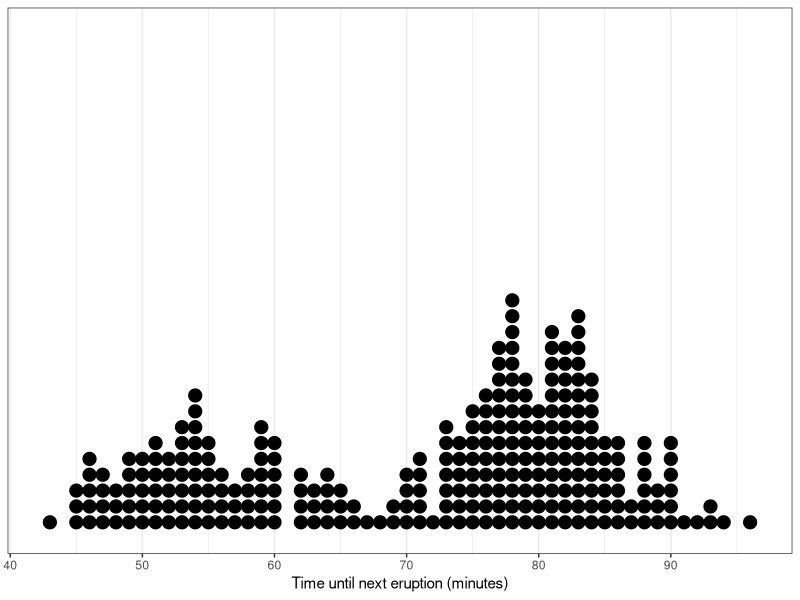
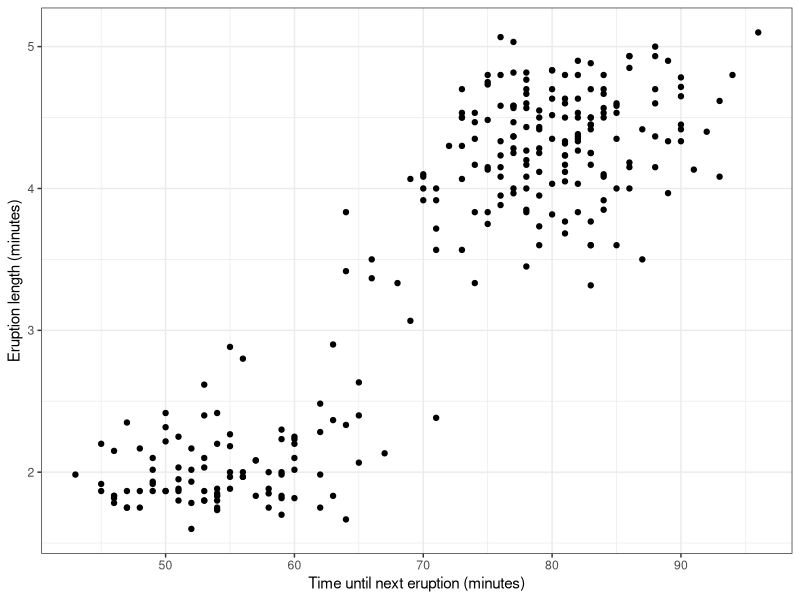
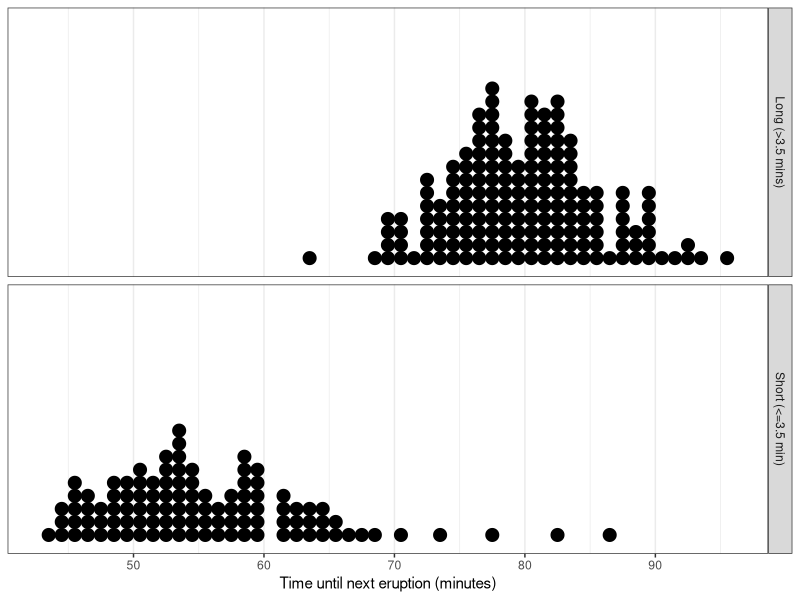
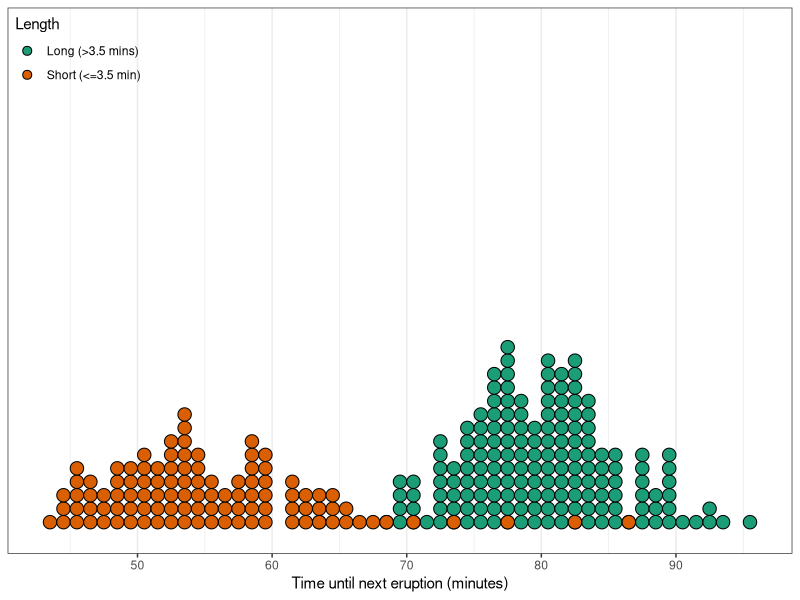

Write R code to recreate these figures, in order.
## ---- chunk 1

library(ggplot2)
library(tidyverse)
knitr::opts_chunk$set(message = F, warning = F, echo = F, fig.width = 8, fig.height = 4, out.width = "80%", out.extra = "center", dpi = 300)
theme_set(theme_bw())
## ---- chunk 2
# data(geyser, package = "MASS")
data(faithful, package = "datasets")
ggplot(aes(x = waiting), data = faithful) + 
  geom_dotplot(binwidth = 1, method = "histodot", stackratio = 1.2, origin = 0.5) +
  scale_y_continuous(NULL, breaks = NULL) + 
  scale_x_continuous("Time until next eruption (minutes)", breaks = seq(40, 120, by = 10))
## ---- chunk 3
faithful %>%
  mutate(Length = ifelse(eruptions > 3.5, "Long (>3.5 mins)", "Short (<=3.5 min)")) %>%
ggplot(aes(x = waiting, y = eruptions)) +
  geom_point() + 
  scale_y_continuous("Eruption length (minutes)", breaks = 1:6) + 
  scale_x_continuous("Time until next eruption (minutes)", breaks = seq(40, 120, by = 10))
## ---- chunk 4
faithful %>%
  mutate(Length = ifelse(eruptions > 3.5, "Long (>3.5 mins)", "Short (<=3.5 min)")) %>%
ggplot(aes(x = waiting)) + 
  facet_grid(Length~.) + 
  geom_dotplot(binwidth = 1, method = "histodot", stackratio = 1, origin = 1) +
  scale_y_continuous(NULL, breaks = NULL) + 
  scale_x_continuous("Time until next eruption (minutes)", breaks = seq(40, 120, by = 10))
## ---- chunk 5
faithful %>%
  mutate(Length = ifelse(eruptions > 3.5, "Long (>3.5 mins)", "Short (<=3.5 min)")) %>%
ggplot(aes(x = waiting, fill = Length)) + 
  scale_fill_brewer(palette = "Dark2") + 
  theme(legend.position = c(0, 1), legend.justification = c(0, 1), legend.background = element_rect(fill = "transparent")) +
  geom_dotplot(binwidth = 1, method = "histodot", stackratio = 1, origin = 1) +
  scale_y_continuous(NULL, breaks = NULL) + 
  scale_x_continuous("Time until next eruption (minutes)", breaks = seq(40, 120, by = 10))
